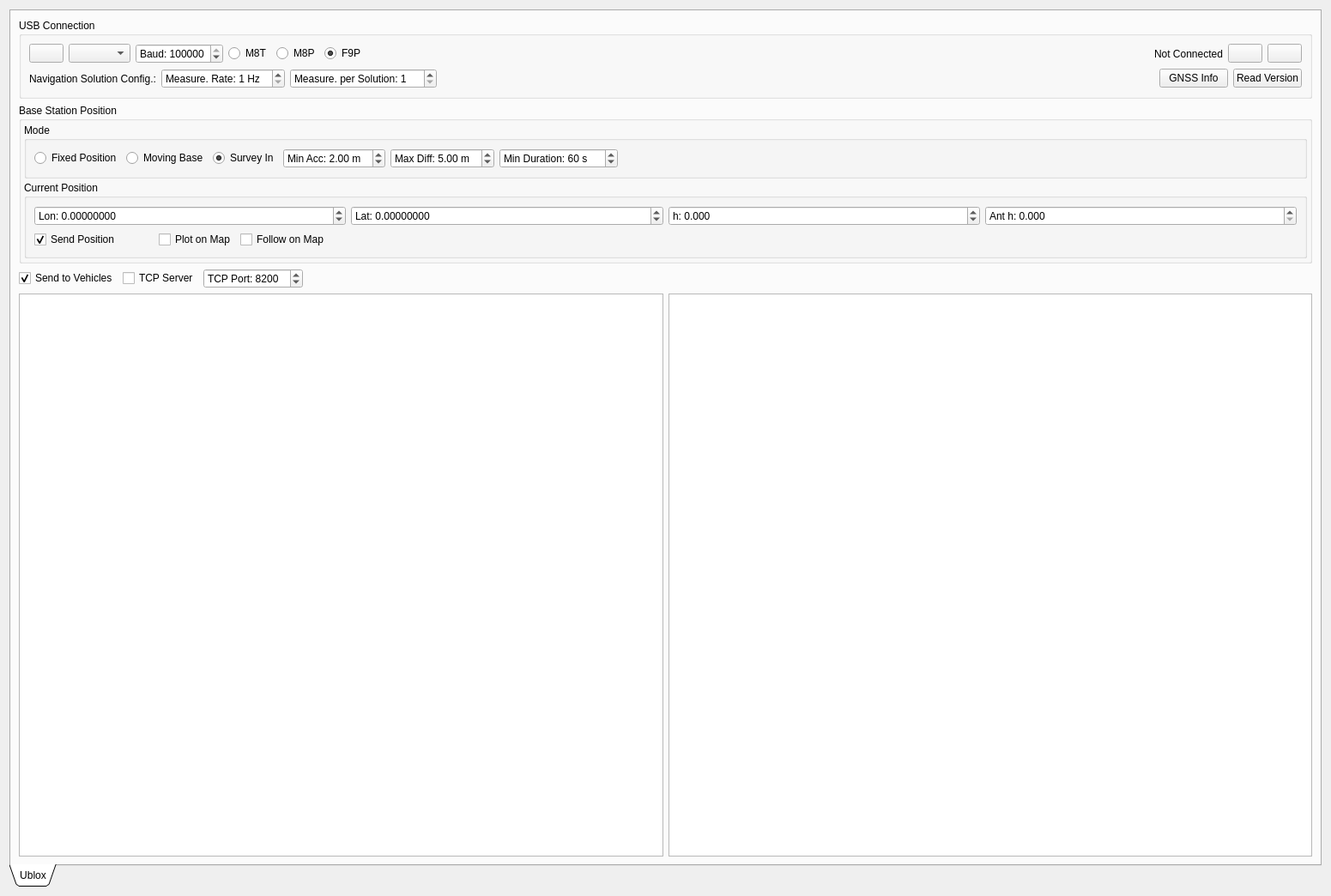
<?xml version="1.0" encoding="UTF-8"?>
<ui version="4.0">
 <class>BaseStation</class>
 <widget class="QWidget" name="BaseStation">
  <property name="geometry">
   <rect>
    <x>0</x>
    <y>0</y>
    <width>1551</width>
    <height>1044</height>
   </rect>
  </property>
  <property name="windowTitle">
   <string>Form</string>
  </property>
  <layout class="QVBoxLayout" name="verticalLayout_2">
   <item>
    <widget class="QTabWidget" name="tabWidget">
     <property name="tabPosition">
      <enum>QTabWidget::South</enum>
     </property>
     <property name="tabShape">
      <enum>QTabWidget::Triangular</enum>
     </property>
     <property name="currentIndex">
      <number>0</number>
     </property>
     <widget class="QWidget" name="tab_2">
      <attribute name="icon">
       <iconset resource="resources.qrc">
        <normaloff>:/models/Icons/GPS Receiving-96.png</normaloff>:/models/Icons/GPS Receiving-96.png</iconset>
      </attribute>
      <attribute name="title">
       <string>Ublox</string>
      </attribute>
      <attribute name="toolTip">
       <string>Ublox</string>
      </attribute>
      <layout class="QVBoxLayout" name="verticalLayout">
       <item>
        <widget class="QGroupBox" name="groupBox_3">
         <property name="title">
          <string>USB Connection</string>
         </property>
         <layout class="QVBoxLayout" name="verticalLayout_4">
          <item>
           <layout class="QHBoxLayout" name="horizontalLayout_8">
            <item>
             <widget class="QPushButton" name="ubxSerialRefreshButton">
              <property name="toolTip">
               <string>Refresh</string>
              </property>
              <property name="text">
               <string/>
              </property>
              <property name="icon">
               <iconset resource="resources.qrc">
                <normaloff>:/models/Icons/Refresh-96.png</normaloff>:/models/Icons/Refresh-96.png</iconset>
              </property>
             </widget>
            </item>
            <item>
             <widget class="QComboBox" name="ubxSerialPortBox"/>
            </item>
            <item>
             <widget class="QSpinBox" name="ubxSerialBaudBox">
              <property name="suffix">
               <string/>
              </property>
              <property name="prefix">
               <string>Baud: </string>
              </property>
              <property name="maximum">
               <number>4000000</number>
              </property>
              <property name="value">
               <number>921000</number>
              </property>
             </widget>
            </item>
            <item>
             <widget class="QRadioButton" name="m8Button">
              <property name="text">
               <string>M8T</string>
              </property>
              <property name="checked">
               <bool>false</bool>
              </property>
             </widget>
            </item>
            <item>
             <widget class="QRadioButton" name="m8PButton">
              <property name="text">
               <string>M8P</string>
              </property>
             </widget>
            </item>
            <item>
             <widget class="QRadioButton" name="f9Button">
              <property name="text">
               <string>F9P</string>
              </property>
              <property name="checked">
               <bool>true</bool>
              </property>
             </widget>
            </item>
            <item>
             <spacer name="horizontalSpacer_2">
              <property name="orientation">
               <enum>Qt::Horizontal</enum>
              </property>
              <property name="sizeHint" stdset="0">
               <size>
                <width>17</width>
                <height>20</height>
               </size>
              </property>
             </spacer>
            </item>
            <item>
             <widget class="QLabel" name="ubxSerialConnectedLabel">
              <property name="text">
               <string>Not Connected</string>
              </property>
             </widget>
            </item>
            <item>
             <widget class="QPushButton" name="ubxSerialDisconnectButton">
              <property name="toolTip">
               <string>Disconnect</string>
              </property>
              <property name="text">
               <string/>
              </property>
              <property name="icon">
               <iconset resource="resources.qrc">
                <normaloff>:/models/Icons/Disconnected-96.png</normaloff>:/models/Icons/Disconnected-96.png</iconset>
              </property>
             </widget>
            </item>
            <item>
             <widget class="QPushButton" name="ubxSerialConnectButton">
              <property name="toolTip">
               <string>Connect</string>
              </property>
              <property name="text">
               <string/>
              </property>
              <property name="icon">
               <iconset resource="resources.qrc">
                <normaloff>:/models/Icons/Connected-96.png</normaloff>:/models/Icons/Connected-96.png</iconset>
              </property>
             </widget>
            </item>
           </layout>
          </item>
          <item>
           <layout class="QHBoxLayout" name="horizontalLayout_4">
            <item>
             <widget class="QLabel" name="label">
              <property name="text">
               <string>Navigation Solution Config.:</string>
              </property>
             </widget>
            </item>
            <item>
             <widget class="QSpinBox" name="rateMeasBox">
              <property name="suffix">
               <string> Hz</string>
              </property>
              <property name="prefix">
               <string>Measure. Rate: </string>
              </property>
              <property name="minimum">
               <number>1</number>
              </property>
              <property name="maximum">
               <number>20</number>
              </property>
              <property name="value">
               <number>1</number>
              </property>
             </widget>
            </item>
            <item>
             <widget class="QSpinBox" name="rateNavBox">
              <property name="prefix">
               <string>Measure. per Solution: </string>
              </property>
              <property name="minimum">
               <number>1</number>
              </property>
              <property name="maximum">
               <number>128</number>
              </property>
              <property name="value">
               <number>1</number>
              </property>
             </widget>
            </item>
            <item>
             <spacer name="horizontalSpacer_5">
              <property name="orientation">
               <enum>Qt::Horizontal</enum>
              </property>
              <property name="sizeHint" stdset="0">
               <size>
                <width>40</width>
                <height>20</height>
               </size>
              </property>
             </spacer>
            </item>
            <item>
             <widget class="QPushButton" name="gnssInfoButton">
              <property name="text">
               <string>GNSS Info</string>
              </property>
             </widget>
            </item>
            <item>
             <widget class="QPushButton" name="readVersionButton">
              <property name="text">
               <string>Read Version</string>
              </property>
             </widget>
            </item>
           </layout>
          </item>
         </layout>
        </widget>
       </item>
       <item>
        <widget class="QGroupBox" name="basePosBox">
         <property name="title">
          <string>Base Station Position</string>
         </property>
         <property name="checkable">
          <bool>false</bool>
         </property>
         <property name="checked">
          <bool>false</bool>
         </property>
         <layout class="QVBoxLayout" name="verticalLayout_3">
          <property name="spacing">
           <number>3</number>
          </property>
          <property name="leftMargin">
           <number>3</number>
          </property>
          <property name="topMargin">
           <number>3</number>
          </property>
          <property name="rightMargin">
           <number>3</number>
          </property>
          <property name="bottomMargin">
           <number>3</number>
          </property>
          <item>
           <widget class="QGroupBox" name="groupBox">
            <property name="title">
             <string>Mode</string>
            </property>
            <layout class="QVBoxLayout" name="verticalLayout_5">
             <item>
              <layout class="QHBoxLayout" name="horizontalLayout_9">
               <item>
                <widget class="QRadioButton" name="fixedPositionRadioButton">
                 <property name="text">
                  <string>Fixed Position</string>
                 </property>
                </widget>
               </item>
               <item>
                <widget class="QRadioButton" name="movingBaseRadioButton">
                 <property name="text">
                  <string>Moving Base</string>
                 </property>
                </widget>
               </item>
               <item>
                <widget class="QRadioButton" name="surveyInRadioButton">
                 <property name="text">
                  <string>Survey In</string>
                 </property>
                 <property name="checked">
                  <bool>true</bool>
                 </property>
                </widget>
               </item>
               <item>
                <widget class="QDoubleSpinBox" name="surveyInMinAccBox">
                 <property name="toolTip">
                  <string>Accuracy must be better than this</string>
                 </property>
                 <property name="prefix">
                  <string>Min Acc: </string>
                 </property>
                 <property name="suffix">
                  <string> m</string>
                 </property>
                 <property name="value">
                  <double>2.000000000000000</double>
                 </property>
                </widget>
               </item>
               <item>
                <widget class="QDoubleSpinBox" name="surveyInMaxDiffBox">
                 <property name="toolTip">
                  <string>Update if position moves more than this</string>
                 </property>
                 <property name="prefix">
                  <string>Max Diff: </string>
                 </property>
                 <property name="suffix">
                  <string> m</string>
                 </property>
                 <property name="singleStep">
                  <double>1.000000000000000</double>
                 </property>
                 <property name="value">
                  <double>5.000000000000000</double>
                 </property>
                </widget>
               </item>
               <item>
                <widget class="QSpinBox" name="surveyInMinDurationBox">
                 <property name="suffix">
                  <string> s</string>
                 </property>
                 <property name="prefix">
                  <string>Min Duration: </string>
                 </property>
                 <property name="maximum">
                  <number>9999</number>
                 </property>
                 <property name="value">
                  <number>60</number>
                 </property>
                </widget>
               </item>
               <item>
                <spacer name="horizontalSpacer_7">
                 <property name="orientation">
                  <enum>Qt::Horizontal</enum>
                 </property>
                 <property name="sizeHint" stdset="0">
                  <size>
                   <width>40</width>
                   <height>20</height>
                  </size>
                 </property>
                </spacer>
               </item>
              </layout>
             </item>
            </layout>
           </widget>
          </item>
          <item>
           <widget class="QGroupBox" name="groupBox_2">
            <property name="title">
             <string>Current Position</string>
            </property>
            <layout class="QVBoxLayout" name="verticalLayout_6">
             <item>
              <layout class="QHBoxLayout" name="horizontalLayout_7">
               <item>
                <widget class="QDoubleSpinBox" name="refSendLonBox2">
                 <property name="prefix">
                  <string>Lon: </string>
                 </property>
                 <property name="decimals">
                  <number>8</number>
                 </property>
                 <property name="minimum">
                  <double>-180.000000000000000</double>
                 </property>
                 <property name="maximum">
                  <double>180.000000000000000</double>
                 </property>
                 <property name="value">
                  <double>0.000000000000000</double>
                 </property>
                </widget>
               </item>
               <item>
                <widget class="QDoubleSpinBox" name="refSendLatBox2">
                 <property name="prefix">
                  <string>Lat: </string>
                 </property>
                 <property name="decimals">
                  <number>8</number>
                 </property>
                 <property name="minimum">
                  <double>-90.000000000000000</double>
                 </property>
                 <property name="maximum">
                  <double>90.000000000000000</double>
                 </property>
                 <property name="value">
                  <double>0.000000000000000</double>
                 </property>
                </widget>
               </item>
               <item>
                <widget class="QDoubleSpinBox" name="refSendHBox2">
                 <property name="prefix">
                  <string>h: </string>
                 </property>
                 <property name="decimals">
                  <number>3</number>
                 </property>
                 <property name="minimum">
                  <double>-5000.000000000000000</double>
                 </property>
                 <property name="maximum">
                  <double>100000.000000000000000</double>
                 </property>
                 <property name="value">
                  <double>0.000000000000000</double>
                 </property>
                </widget>
               </item>
               <item>
                <widget class="QDoubleSpinBox" name="refSendAntHBox">
                 <property name="prefix">
                  <string>Ant h: </string>
                 </property>
                 <property name="decimals">
                  <number>3</number>
                 </property>
                 <property name="maximum">
                  <double>180.000000000000000</double>
                 </property>
                </widget>
               </item>
              </layout>
             </item>
             <item>
              <layout class="QHBoxLayout" name="horizontalLayout_6">
               <item>
                <widget class="QCheckBox" name="sendBaseBox">
                 <property name="text">
                  <string>Send Position</string>
                 </property>
                 <property name="checked">
                  <bool>true</bool>
                 </property>
                </widget>
               </item>
               <item>
                <spacer name="horizontalSpacer_6">
                 <property name="orientation">
                  <enum>Qt::Horizontal</enum>
                 </property>
                 <property name="sizeType">
                  <enum>QSizePolicy::Preferred</enum>
                 </property>
                 <property name="sizeHint" stdset="0">
                  <size>
                   <width>40</width>
                   <height>20</height>
                  </size>
                 </property>
                </spacer>
               </item>
               <item>
                <widget class="QCheckBox" name="ubxPlotMapBox">
                 <property name="text">
                  <string>Plot on Map</string>
                 </property>
                </widget>
               </item>
               <item>
                <widget class="QCheckBox" name="ubxFollowMapBox">
                 <property name="text">
                  <string>Follow on Map</string>
                 </property>
                </widget>
               </item>
               <item>
                <spacer name="horizontalSpacer_4">
                 <property name="orientation">
                  <enum>Qt::Horizontal</enum>
                 </property>
                 <property name="sizeHint" stdset="0">
                  <size>
                   <width>40</width>
                   <height>20</height>
                  </size>
                 </property>
                </spacer>
               </item>
              </layout>
             </item>
            </layout>
           </widget>
          </item>
         </layout>
        </widget>
       </item>
       <item>
        <layout class="QHBoxLayout" name="horizontalLayout_3">
         <item>
          <widget class="QCheckBox" name="sendVehiclesBox">
           <property name="text">
            <string>Send to Vehicles</string>
           </property>
           <property name="checked">
            <bool>true</bool>
           </property>
          </widget>
         </item>
         <item>
          <widget class="QCheckBox" name="tcpServerBox">
           <property name="text">
            <string>TCP Server</string>
           </property>
          </widget>
         </item>
         <item>
          <widget class="QSpinBox" name="tcpServerPortBox">
           <property name="prefix">
            <string>TCP Port: </string>
           </property>
           <property name="maximum">
            <number>65535</number>
           </property>
           <property name="value">
            <number>8200</number>
           </property>
          </widget>
         </item>
         <item>
          <spacer name="horizontalSpacer_3">
           <property name="orientation">
            <enum>Qt::Horizontal</enum>
           </property>
           <property name="sizeHint" stdset="0">
            <size>
             <width>40</width>
             <height>20</height>
            </size>
           </property>
          </spacer>
         </item>
        </layout>
       </item>
       <item>
        <layout class="QHBoxLayout" name="horizontalLayout_5">
         <item>
          <widget class="QPlainTextEdit" name="ubxText">
           <property name="sizePolicy">
            <sizepolicy hsizetype="Expanding" vsizetype="MinimumExpanding">
             <horstretch>0</horstretch>
             <verstretch>0</verstretch>
            </sizepolicy>
           </property>
           <property name="font">
            <font>
             <family>Monospace</family>
            </font>
           </property>
           <property name="readOnly">
            <bool>true</bool>
           </property>
          </widget>
         </item>
         <item>
          <widget class="QPlainTextEdit" name="ubxText2">
           <property name="sizePolicy">
            <sizepolicy hsizetype="Expanding" vsizetype="MinimumExpanding">
             <horstretch>0</horstretch>
             <verstretch>0</verstretch>
            </sizepolicy>
           </property>
           <property name="font">
            <font>
             <family>Monospace</family>
            </font>
           </property>
           <property name="readOnly">
            <bool>true</bool>
           </property>
          </widget>
         </item>
        </layout>
       </item>
      </layout>
     </widget>
    </widget>
   </item>
  </layout>
 </widget>
 <resources>
  <include location="resources.qrc"/>
 </resources>
 <connections/>
</ui>
